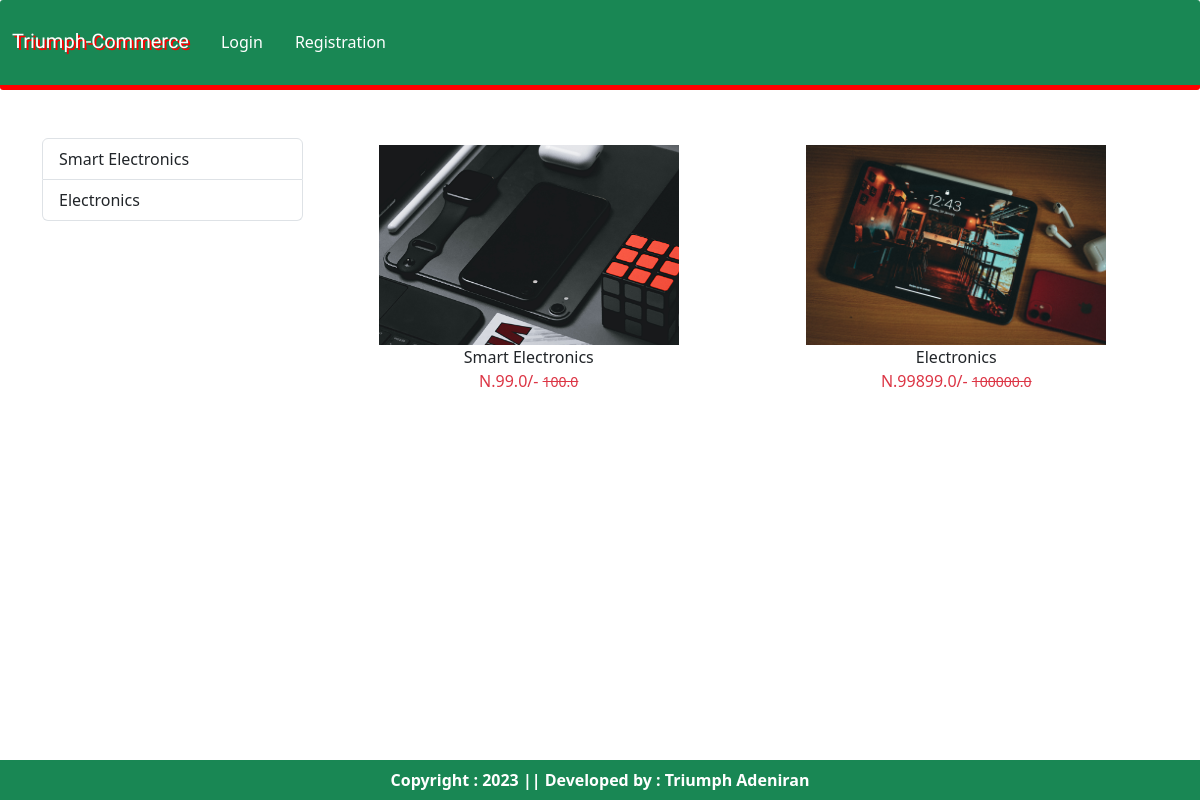
Page /category/EL on the committed database.
### appli/models.py (models this page shows, shortened)
class Product(models.Model):
    title = models.CharField(max_length=100)
    selling_price = models.FloatField()
    discounted_price = models.FloatField()
    description = models.TextField()
    composition = models.TextField(default='')
    prodapp = models.TextField(default='')
    category = models.CharField(choices=CATEGORY_CHOICES, max_length=2)
    product_image = models.ImageField(upload_to='product')

### appli/views.py (the view)
# urls.py: path("category/<slug:val>", views.CategoryView.as_view(), name="category"),
class CategoryView(View):
    def get(self, request, val):
        product = Product.objects.filter(category=val)
        title = Product.objects.filter(category=val).values('title')
        return render(request, "appli/category.html", locals())

### appli/templates/appli/category.html (shortened to what this page needs)
{% extends 'appli/base.html' %}
{% load static %}
{% block main-content %}
    <div class="container my-5">
        <div class="row">
            <div class="col-sm-3">
                <div class="list-group">
                    {% for val in title %}
                       <a href="{% url 'category-title' val.title %}" class="list-group-item
                       list-group-item-action" aria-current="true">{{val.title}}</a>
                    {% endfor %}
                </div>
            </div>
            <div class="col-sm-9">
                <div class="row">
                     {% for prod in product %}
                         <div class="col text-center mb-4">
                             <a href="{% url 'product-detail' prod.id %}" class="btn">
                                 <div>
                                     <img src="{{prod.product_image.url}}" width="300px" height="200px" style="object-fit:cover;" />
                                     <div class="fw-blod">{{prod.title}}</div>
                                     <div class="fw-blod text-danger">
                                         N.{{prod.discounted_price}}/-
                                         <small class="fw-light text-decoration-line-through">{{prod.selling_price}}</small>
                                     </div>
                                 </div>
                             </a>
                         </div>
                     {% endfor %}
                </div>
            </div>
        </div>
    </div>
{% endblock main-content %}

### rows in the picture
Product: product_image (picture), title "Smart Electronics", discounted_price "99.0", selling_price "100.0"
Product: product_image (picture), title "Electronics", discounted_price "99899.0", selling_price "100000.0"

### other values in the picture
{{ val.title }} "Smart Electronics" "Electronics"
